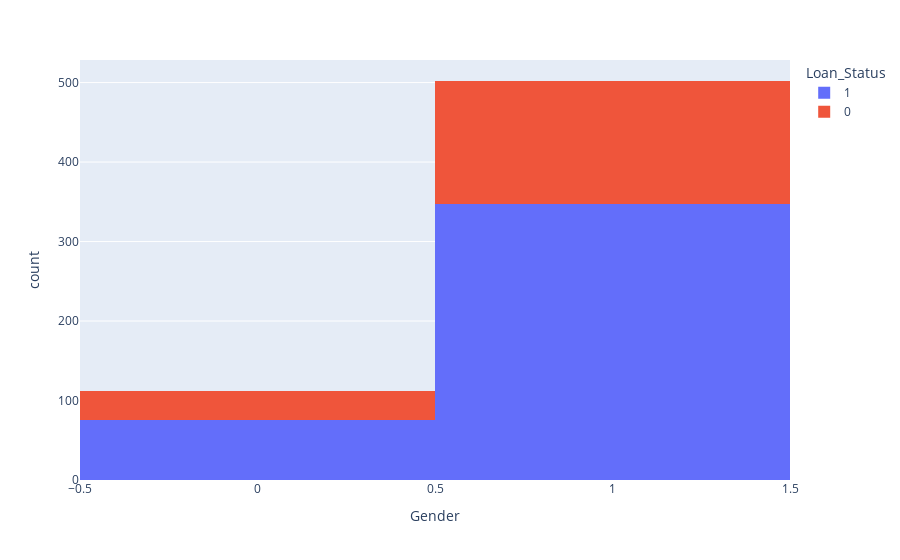
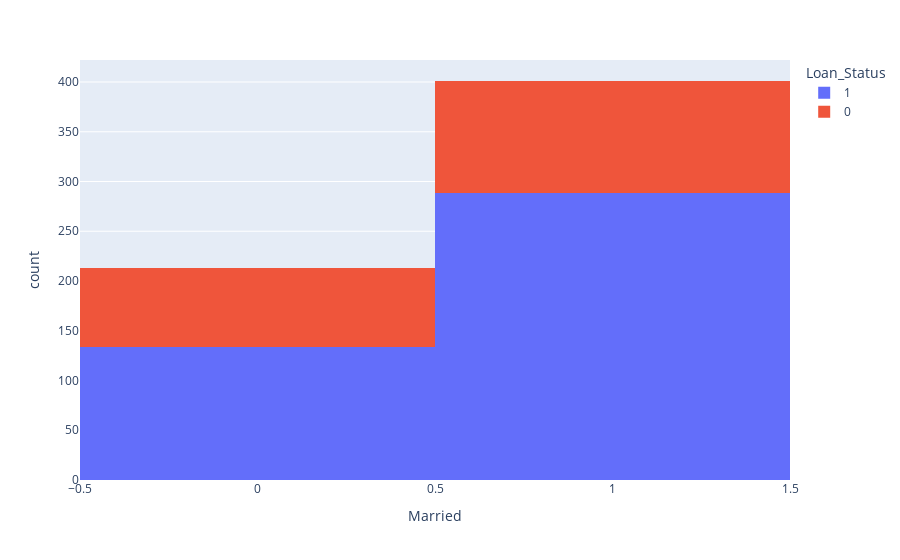
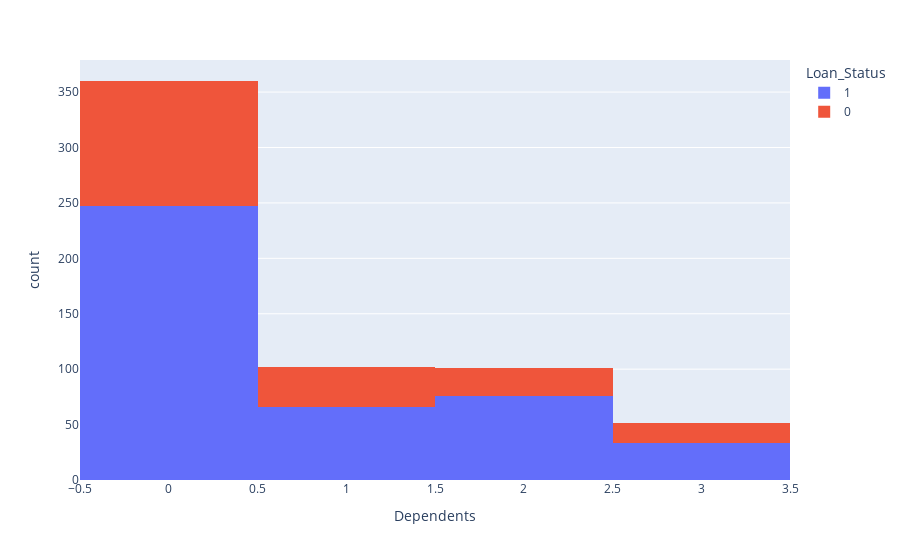
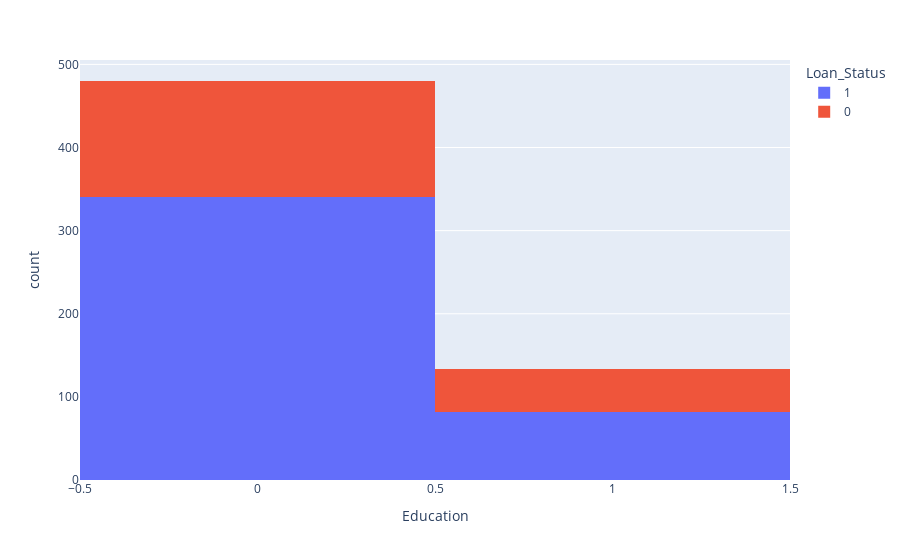

Notebook code for these charts, in order:
### Code cell
# Importando biblioteca plotly
import plotly.express as px

# Criando histograma de todas as variáveis em função do Loan Status
for coluna in treino:
    if coluna != "Loan_ID":
        valor = treino.pivot_table(index="Loan_Status", columns=coluna, aggfunc="count")["Loan_ID"]
        display(valor)
    
        histograma = px.histogram(treino, x=coluna, color="Loan_Status")
        histograma.show()

### Figure 1 — Plotly figure (JSON) as saved in the notebook; plotly's stock layout.template omitted (floating-point values rounded to 4 significant figures; data arrays with more than 128 entries replaced by an {"elided": "..."} marker saying what was removed)
{"data": [{"alignmentgroup": "True", "bingroup": "x", "hovertemplate": "Loan_Status=1<br>Gender=%{x}<br>count=%{y}<extra></extra>", "legendgroup": "1", "marker": {"color": "#636efa"}, "name": "1", "offsetgroup": "1", "orientation": "v", "showlegend": true, "type": "histogram", "x": {"elided": "422 int values"}, "xaxis": "x", "yaxis": "y"}, {"alignmentgroup": "True", "bingroup": "x", "hovertemplate": "Loan_Status=0<br>Gender=%{x}<br>count=%{y}<extra></extra>", "legendgroup": "0", "marker": {"color": "#EF553B"}, "name": "0", "offsetgroup": "0", "orientation": "v", "showlegend": true, "type": "histogram", "x": {"elided": "192 int values"}, "xaxis": "x", "yaxis": "y"}], "layout": {"barmode": "relative", "legend": {"title": {"text": "Loan_Status"}, "tracegroupgap": 0}, "margin": {"t": 60}, "xaxis": {"anchor": "y", "domain": [0, 1], "title": {"text": "Gender"}}, "yaxis": {"anchor": "x", "domain": [0, 1], "title": {"text": "count"}}}}

### Figure 2 — Plotly figure (JSON) as saved in the notebook; plotly's stock layout.template omitted (floating-point values rounded to 4 significant figures; data arrays with more than 128 entries replaced by an {"elided": "..."} marker saying what was removed)
{"data": [{"alignmentgroup": "True", "bingroup": "x", "hovertemplate": "Loan_Status=1<br>Married=%{x}<br>count=%{y}<extra></extra>", "legendgroup": "1", "marker": {"color": "#636efa"}, "name": "1", "offsetgroup": "1", "orientation": "v", "showlegend": true, "type": "histogram", "x": {"elided": "422 int values"}, "xaxis": "x", "yaxis": "y"}, {"alignmentgroup": "True", "bingroup": "x", "hovertemplate": "Loan_Status=0<br>Married=%{x}<br>count=%{y}<extra></extra>", "legendgroup": "0", "marker": {"color": "#EF553B"}, "name": "0", "offsetgroup": "0", "orientation": "v", "showlegend": true, "type": "histogram", "x": {"elided": "192 int values"}, "xaxis": "x", "yaxis": "y"}], "layout": {"barmode": "relative", "legend": {"title": {"text": "Loan_Status"}, "tracegroupgap": 0}, "margin": {"t": 60}, "xaxis": {"anchor": "y", "domain": [0, 1], "title": {"text": "Married"}}, "yaxis": {"anchor": "x", "domain": [0, 1], "title": {"text": "count"}}}}

### Figure 3 — Plotly figure (JSON) as saved in the notebook; plotly's stock layout.template omitted (floating-point values rounded to 4 significant figures; data arrays with more than 128 entries replaced by an {"elided": "..."} marker saying what was removed)
{"data": [{"alignmentgroup": "True", "bingroup": "x", "hovertemplate": "Loan_Status=1<br>Dependents=%{x}<br>count=%{y}<extra></extra>", "legendgroup": "1", "marker": {"color": "#636efa"}, "name": "1", "offsetgroup": "1", "orientation": "v", "showlegend": true, "type": "histogram", "x": {"elided": "422 int values"}, "xaxis": "x", "yaxis": "y"}, {"alignmentgroup": "True", "bingroup": "x", "hovertemplate": "Loan_Status=0<br>Dependents=%{x}<br>count=%{y}<extra></extra>", "legendgroup": "0", "marker": {"color": "#EF553B"}, "name": "0", "offsetgroup": "0", "orientation": "v", "showlegend": true, "type": "histogram", "x": {"elided": "192 int values"}, "xaxis": "x", "yaxis": "y"}], "layout": {"barmode": "relative", "legend": {"title": {"text": "Loan_Status"}, "tracegroupgap": 0}, "margin": {"t": 60}, "xaxis": {"anchor": "y", "domain": [0, 1], "title": {"text": "Dependents"}}, "yaxis": {"anchor": "x", "domain": [0, 1], "title": {"text": "count"}}}}

### Figure 4 — Plotly figure (JSON) as saved in the notebook; plotly's stock layout.template omitted (floating-point values rounded to 4 significant figures; data arrays with more than 128 entries replaced by an {"elided": "..."} marker saying what was removed)
{"data": [{"alignmentgroup": "True", "bingroup": "x", "hovertemplate": "Loan_Status=1<br>Education=%{x}<br>count=%{y}<extra></extra>", "legendgroup": "1", "marker": {"color": "#636efa"}, "name": "1", "offsetgroup": "1", "orientation": "v", "showlegend": true, "type": "histogram", "x": {"elided": "422 int values"}, "xaxis": "x", "yaxis": "y"}, {"alignmentgroup": "True", "bingroup": "x", "hovertemplate": "Loan_Status=0<br>Education=%{x}<br>count=%{y}<extra></extra>", "legendgroup": "0", "marker": {"color": "#EF553B"}, "name": "0", "offsetgroup": "0", "orientation": "v", "showlegend": true, "type": "histogram", "x": {"elided": "192 int values"}, "xaxis": "x", "yaxis": "y"}], "layout": {"barmode": "relative", "legend": {"title": {"text": "Loan_Status"}, "tracegroupgap": 0}, "margin": {"t": 60}, "xaxis": {"anchor": "y", "domain": [0, 1], "title": {"text": "Education"}}, "yaxis": {"anchor": "x", "domain": [0, 1], "title": {"text": "count"}}}}
